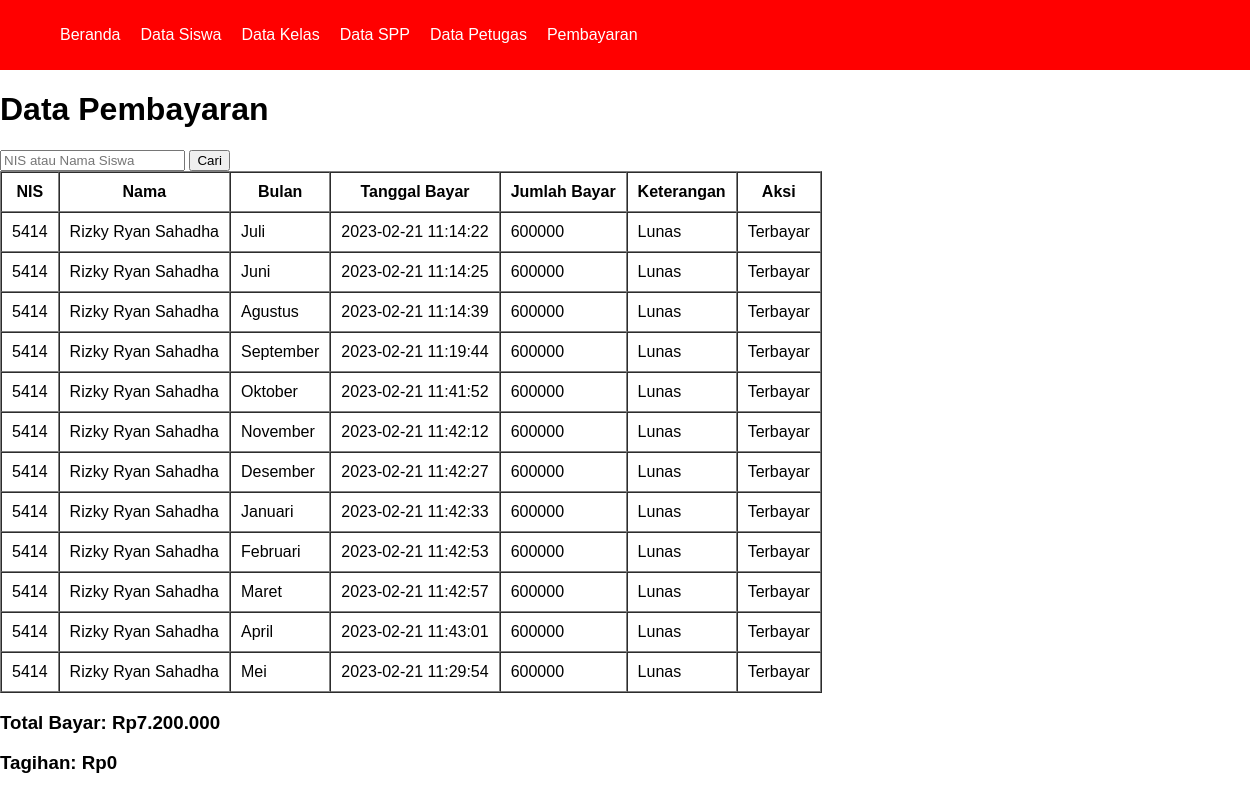
Page /pembayaran/pembayaran.php?keyword=5414 on the committed database.
### tables this page shows
CREATE TABLE `tb_pembayaran` (
  `id_pembayaran` int(5) NOT NULL,
  `nip` varchar(5) DEFAULT NULL,
  `nis` int(5) NOT NULL,
  `bulan` varchar(50) NOT NULL,
  `tgl_bayar` datetime DEFAULT NULL,
  `jumlah_bayar` double DEFAULT NULL
);

CREATE TABLE `tb_siswa` (
  `nis` int(5) NOT NULL,
  `nama_siswa` varchar(100) NOT NULL,
  `password` varchar(10) NOT NULL,
  `id_kelas` varchar(10) NOT NULL,
  `jenis_kelamin` varchar(10) NOT NULL,
  `alamat` varchar(100) NOT NULL
);

### pembayaran/functions_pembayaran.php (called while the page is built, shortened)
<?php
        $conn = mysqli_connect("localhost", "root", "", "spp_db");
        function query($query){
            global $conn;
            $result = mysqli_query($conn, $query);
            $rows = [];
            while( $row = mysqli_fetch_assoc($result)) {
                $rows[] = $row;
            }
            return $rows;
        }

### pembayaran/pembayaran.php (the view, shortened to what this page needs)
<?php
    require 'functions_pembayaran.php';
    require '../views/template/navbar.php';
    if(isset($_GET['keyword'])) {
        $keyword = $_GET['keyword'];
        $pembayaran = query("SELECT * FROM tb_pembayaran INNER JOIN tb_siswa USING(nis) WHERE nis = $keyword OR nama_siswa LIKE '%$keyword%'");
        $tagihan = query("SELECT SUM(jumlah_bayar) FROM tb_pembayaran INNER JOIN tb_siswa USING(nis) WHERE nis = $keyword OR nama_siswa LIKE '%$keyword%'")[0];
    }
?>
<!DOCTYPE html>
<html lang="en">
<head>
</head>
<body>
    <h1>Data Pembayaran</h1>
    <form action="pembayaran.php" method="GET" autocomplete="off" class="search-form">
        <input type="text" name="keyword" placeholder="NIS atau Nama Siswa" required>
        <button type="submit">Cari</button>
    </form>
    <?php if(isset($_GET['keyword'])) : ?>
    <table border="1" cellspacing="0" cellpadding="10">
        <tr>
            <th>NIS</th>
            <th>Nama</th>
            <th>Bulan</th>
            <th>Tanggal Bayar</th>
            <th>Jumlah Bayar</th>
            <th>Keterangan</th>
            <th>Aksi</th>
        </tr>
        <?php foreach($pembayaran as $row) : ?>
        <tr>
            <td><?= $row["nis"]; ?></td>
            <td><?= $row["nama_siswa"]; ?></td>
            <td><?= $row["bulan"]; ?></td>
            <td><?= $row["tgl_bayar"]; ?></td>
            <td><?= $row["jumlah_bayar"] ?></td>
            <td>
                <?php
                    if($row["jumlah_bayar"] > 0){
                        echo "Lunas";
                    } else{
                        echo "Belum Lunas";
                    }
                ?>
            </td>
            <?php
                if($row["jumlah_bayar"] == 600000){
            ?>      <td>Terbayar</td>
            <?php
                } else{
            ?>
                    <td>
                        <a href="proses_bayar.php?id_pembayaran=<?= $row["id_pembayaran"]; ?>&nis=<?= $row["nis"]; ?>">Bayar</a>
                    </td>
            <?php
                }
            ?>
        </tr>
        <?php endforeach; ?>
    </table>
    <h3>Total Bayar: Rp<?= number_format($tagihan['SUM(jumlah_bayar)'], 0, ',', '.'); ?></h3>
    <?php $totalNominal = 600000 * 12; ?>
    <h3>Tagihan: Rp<?= number_format($totalNominal - (int) $tagihan['SUM(jumlah_bayar)'], 0, ',', '.'); ?></h3>
    <?php endif; ?>
</body>
</html>

### views/template/navbar.php (style rules this page uses)
html, body { margin: 0; padding: 0; box-sizing: border-box; }

### pembayaran/pembayaran.php (style rules this page uses)
html, body { margin: 0; padding: 0; box-sizing: border-box; font-family: 'Gill Sans', 'Gill Sans MT', Calibri, 'Trebuchet MS', sans-serif; }

### rows in the picture
tb_pembayaran: nis "5414", nis.nama_siswa "Rizky Ryan Sahadha", bulan "Juli", tgl_bayar "2023-02-21 11:14:22", jumlah_bayar "600000", shows "Lunas", shows "Terbayar"
tb_pembayaran: nis "5414", nis.nama_siswa "Rizky Ryan Sahadha", bulan "Juni", tgl_bayar "2023-02-21 11:14:25", jumlah_bayar "600000", shows "Lunas", shows "Terbayar"
tb_pembayaran: nis "5414", nis.nama_siswa "Rizky Ryan Sahadha", bulan "Agustus", tgl_bayar "2023-02-21 11:14:39", jumlah_bayar "600000", shows "Lunas", shows "Terbayar"
tb_pembayaran: nis "5414", nis.nama_siswa "Rizky Ryan Sahadha", bulan "September", tgl_bayar "2023-02-21 11:19:44", jumlah_bayar "600000", shows "Lunas", shows "Terbayar"
tb_pembayaran: nis "5414", nis.nama_siswa "Rizky Ryan Sahadha", bulan "Oktober", tgl_bayar "2023-02-21 11:41:52", jumlah_bayar "600000", shows "Lunas", shows "Terbayar"
tb_pembayaran: nis "5414", nis.nama_siswa "Rizky Ryan Sahadha", bulan "November", tgl_bayar "2023-02-21 11:42:12", jumlah_bayar "600000", shows "Lunas", shows "Terbayar"
tb_pembayaran: nis "5414", nis.nama_siswa "Rizky Ryan Sahadha", bulan "Desember", tgl_bayar "2023-02-21 11:42:27", jumlah_bayar "600000", shows "Lunas", shows "Terbayar"
tb_pembayaran: nis "5414", nis.nama_siswa "Rizky Ryan Sahadha", bulan "Januari", tgl_bayar "2023-02-21 11:42:33", jumlah_bayar "600000", shows "Lunas", shows "Terbayar"
tb_pembayaran: nis "5414", nis.nama_siswa "Rizky Ryan Sahadha", bulan "Februari", tgl_bayar "2023-02-21 11:42:53", jumlah_bayar "600000", shows "Lunas", shows "Terbayar"
tb_pembayaran: nis "5414", nis.nama_siswa "Rizky Ryan Sahadha", bulan "Maret", tgl_bayar "2023-02-21 11:42:57", jumlah_bayar "600000", shows "Lunas", shows "Terbayar"
tb_pembayaran: nis "5414", nis.nama_siswa "Rizky Ryan Sahadha", bulan "April", tgl_bayar "2023-02-21 11:43:01", jumlah_bayar "600000", shows "Lunas", shows "Terbayar"
tb_pembayaran: nis "5414", nis.nama_siswa "Rizky Ryan Sahadha", bulan "Mei", tgl_bayar "2023-02-21 11:29:54", jumlah_bayar "600000", shows "Lunas", shows "Terbayar"

### other values in the picture
$tagihan['SUM(jumlah_bayar)'] "7.200.000"
$totalNominal - (int) $tagihan['SUM(jumlah_bayar)'] "0"
